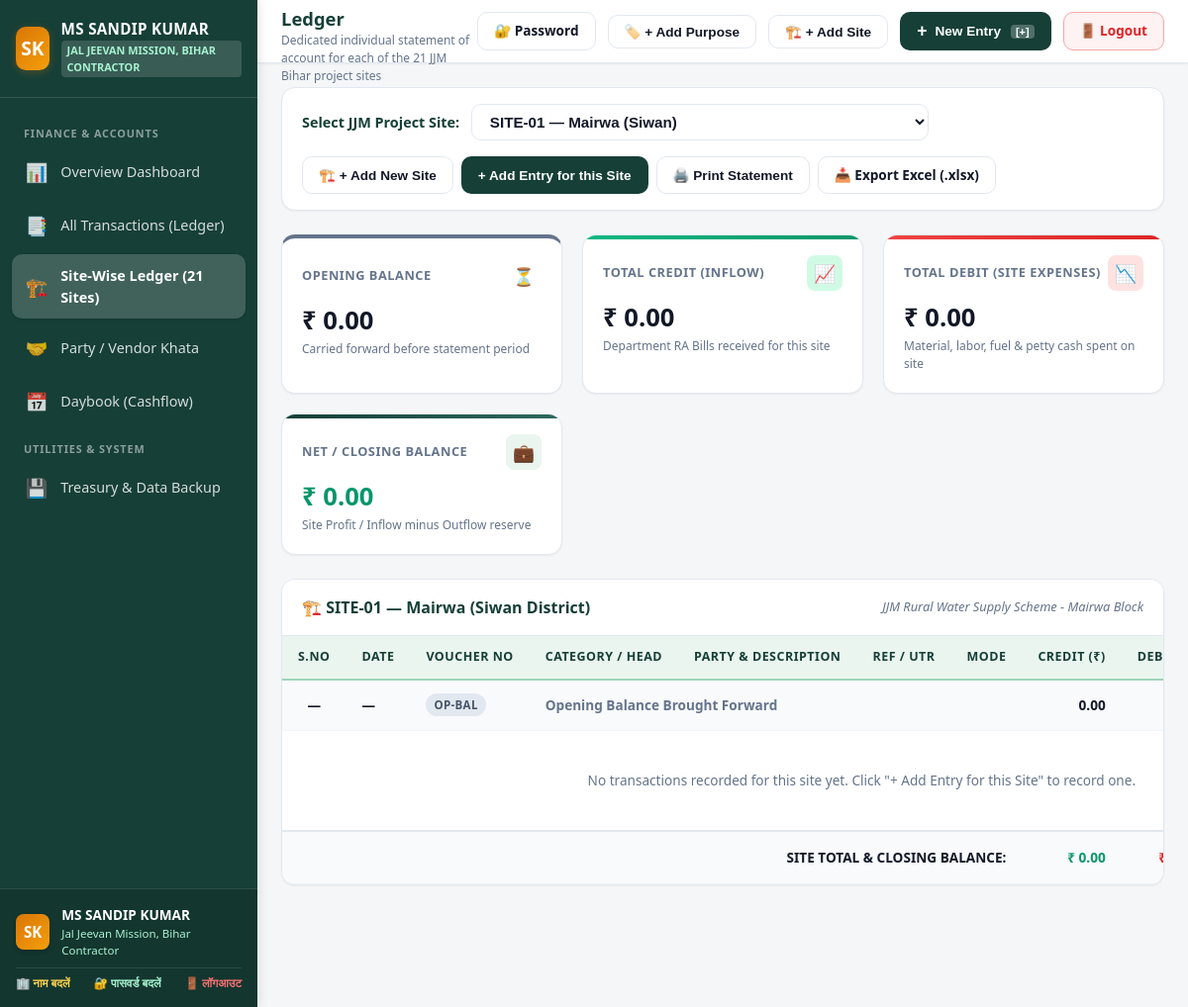
Screenshot of /site-ledger (signed in) with the database file from the repository.
### tables this page shows
CREATE TABLE firm_settings (
            key TEXT PRIMARY KEY,
            value TEXT NOT NULL
        );

CREATE TABLE sites (
            id INTEGER PRIMARY KEY AUTOINCREMENT,
            code TEXT UNIQUE NOT NULL,
            name TEXT NOT NULL,
            district TEXT,
            description TEXT,
            is_active INTEGER DEFAULT 1,
            created_at TIMESTAMP DEFAULT CURRENT_TIMESTAMP
        );

### app.py (the view)
@app.route('/site-ledger')
@login_required
def site_ledger_view():
    all_sites = models.get_all_sites()
    selected_site_id = request.args.get('site_id')
    if not selected_site_id and all_sites:
        selected_site_id = all_sites[1]['id'] if len(all_sites) > 1 else all_sites[0]['id'] # default to SITE-01
    else:
        selected_site_id = int(selected_site_id)
    ledger_data = models.get_site_ledger(selected_site_id)
    return render_template(
        'site_ledger.html',
        active_page='site_ledger',
        all_sites=all_sites,
        selected_site_id=selected_site_id,
        ledger_data=ledger_data
    )

### templates/site_ledger.html (shortened to what this page needs)
{% extends "base.html" %}
{% block page_subtitle %}Dedicated individual statement of account for each of the 21 JJM Bihar project sites{% endblock %}
{% block content %}
<div class="filter-card">
    <div class="filter-group">
        <span class="form-label-inline" style="font-size:0.9rem; font-weight:700; color:var(--primary);">Select JJM Project Site:</span>
        <select id="siteLedgerSelect" class="form-control" style="font-size:0.95rem; font-weight:600; min-width:320px;" onchange="changeSiteLedger(this.value)">
            {% for s in all_sites %}
                <option value="{{ s.id }}" {% if selected_site_id|string == s.id|string %}selected{% endif %}>
                    {{ s.code }} — {{ s.name }} ({{ s.district }})
                </option>
            {% endfor %}
        </select>
    </div>
    <div style="display:flex; gap:0.5rem; flex-wrap:wrap;">
        <button type="button" class="btn btn-outline" onclick="openSiteModal()">
            <span>🏗️ + Add New Site</span>
        </button>
        <button type="button" class="btn btn-primary" onclick="openNewEntryForSite({{ selected_site_id }})">
            <span>+ Add Entry for this Site</span>
        </button>
        <button type="button" class="btn btn-outline" onclick="triggerPrint()">
            <span>🖨️ Print Statement</span>
        </button>
        <a href="{{ url_for('export_site_ledger_view', site_id=selected_site_id) }}" class="btn btn-outline" title="Download Excel Statement">
            <span>📥 Export Excel (.xlsx)</span>
        </a>
    </div>
</div>
{% if ledger_data %}
<div class="kpi-grid">
    <div class="kpi-card" style="border-top: 4px solid #64748B;">
        <div class="kpi-header">
            <span class="kpi-title">Opening Balance</span>
            <div class="kpi-icon">⏳</div>
        </div>
        <div class="kpi-value">₹ {{ "{:,.2f}".format(ledger_data.opening_balance) }}</div>
        <div class="kpi-subtext">Carried forward before statement period</div>
    </div>
    <div class="kpi-card card-credit">
        <div class="kpi-header">
            <span class="kpi-title">Total Credit (Inflow)</span>
            <div class="kpi-icon">📈</div>
        </div>
        <div class="kpi-value">₹ {{ "{:,.2f}".format(ledger_data.total_credit) }}</div>
        <div class="kpi-subtext">Department RA Bills received for this site</div>
    </div>
    <div class="kpi-card card-debit">
        <div class="kpi-header">
            <span class="kpi-title">Total Debit (Site Expenses)</span>
            <div class="kpi-icon">📉</div>
        </div>
        <div class="kpi-value">₹ {{ "{:,.2f}".format(ledger_data.total_debit) }}</div>
        <div class="kpi-subtext">Material, labor, fuel & petty cash spent on site</div>
    </div>
    <div class="kpi-card card-net">
        <div class="kpi-header">
            <span class="kpi-title">Net / Closing Balance</span>
            <div class="kpi-icon">💼</div>
        </div>
        <div class="kpi-value" style="color: {% if ledger_data.closing_balance >= 0 %}var(--success){% else %}var(--danger){% endif %};">
            ₹ {{ "{:,.2f}".format(ledger_data.closing_balance) }}
        </div>
        <div class="kpi-subtext">Site Profit / Inflow minus Outflow reserve</div>
    </div>
</div>
<div class="table-card">
    <div class="table-card-header">
        <div class="table-card-title">
            <span>🏗️ {{ ledger_data.site.code }} — {{ ledger_data.site.name }} ({{ ledger_data.site.district }} District)</span>
        </div>
        <span style="font-size:0.8rem; color:var(--text-muted); font-style:italic;">
            {{ ledger_data.site.description }}
        </span>
    </div>
    <div class="table-responsive">
        <table class="data-table">
            <thead>
                <tr>
                    <th>S.No</th>
                    <th>Date</th>
                    <th>Voucher No</th>
                    <th>Category / Head</th>
                    <th>Party & Description</th>
                    <th>Ref / UTR</th>
                    <th>Mode</th>
                    <th style="text-align:right;">Credit (₹)</th>
                    <th style="text-align:right;">Debit (₹)</th>
                </tr>
            </thead>
            <tbody>
                <tr style="background-color: #F8FAFC; font-weight:600;">
                    <td style="text-align:center;">—</td>
                    <td>—</td>
                    <td><span class="badge" style="background:#E2E8F0; color:#475569;">OP-BAL</span></td>
                    <td colspan="4" style="color:#64748B;">Opening Balance Brought Forward</td>
                    <td style="text-align:right;">0.00</td>
                    <td style="text-align:right;">0.00</td>
                </tr>
                {% for tx in ledger_data.transactions %}
                <tr>
                    <td style="color:var(--text-muted); text-align:center;">{{ loop.index }}</td>
                    <td>{{ tx.tx_date }}</td>
                    <td>
                        <a href="{{ url_for('voucher_view', tx_id=tx.id) }}" style="font-weight:700; color:var(--primary);" title="Print Voucher">
                            {{ tx.voucher_no }} 🖨️
                        </a>
                    </td>
                    <td>{{ tx.category }}</td>
                    <td>
                        <strong>{{ tx.party_name }}</strong>
                        {% if tx.narration %}
                        <div style="font-size:0.75rem; color:var(--text-muted);">{{ tx.narration }}</div>
                        {% endif %}
                    </td>
                    <td>{{ tx.reference_no or '—' }}</td>
                    <td><span class="badge badge-mode">{{ tx.payment_mode }}</span></td>
                    <td style="text-align:right;">
                        {% if tx.credit_amt > 0 %}
                        <span class="amount-credit">+ ₹ {{ "{:,.2f}".format(tx.credit_amt) }}</span>
                        {% else %}
                        —
                        {% endif %}
                    </td>
                    <td style="text-align:right;">
                        {% if tx.debit_amt > 0 %}
                        <span class="amount-debit">- ₹ {{ "{:,.2f}".format(tx.debit_amt) }}</span>
                        {% else %}
                        —
                        {% endif %}
                    </td>
                    <td style="text-align:right; font-weight:bold; color: {% if tx.running_balance >= 0 %}var(--success){% else %}var(--danger){% endif %};">
                        ₹ {{ "{:,.2f}".format(tx.running_balance) }}
                    </td>
                    <td style="text-align:center; white-space:nowrap;">
                        <a href="{{ url_for('voucher_view', tx_id=tx.id) }}" class="btn btn-outline btn-sm" title="Print Voucher">🖨️</a>
                        <button type="button" class="btn btn-outline btn-sm" onclick="duplicateTransaction({{ tx.id }})" title="Duplicate / Copy Entry">📋</button>
                        <button type="button" class="btn btn-outline btn-sm" onclick="openEditTransaction({{ tx.id }})" title="Edit">✏️</button>
                        <button type="button" class="btn btn-danger btn-sm" onclick="deleteTransaction({{ tx.id }}, '{{ tx.voucher_no }}')" title="Delete Entry">🗑️</button>
                    </td>
                </tr>
                {% else %}
                <tr>
                    <td colspan="11" style="text-align:center; padding: 2.5rem; color:var(--text-muted);">
                        No transactions recorded for this site yet. Click "+ Add Entry for this Site" to record one.
                    </td>
                </tr>
                {% endfor %}
            </tbody>
            <tfoot>
                <tr>
                    <td colspan="7" style="text-align:right; font-weight:bold;">SITE TOTAL & CLOSING BALANCE:</td>
                    <td style="text-align:right; font-weight:bold; color:var(--success);">
                        ₹ {{ "{:,.2f}".format(ledger_data.total_credit) }}
                    </td>
                    <td style="text-align:right; font-weight:bold; color:var(--danger);">
                    </td>
                </tr>
            </tfoot>
        </table>
    </div>
</div>
{% endif %}
{% endblock %}

### templates/base.html (shortened to what this page needs)
<!DOCTYPE html>
<html lang="en">
<head>
    <link rel="stylesheet" href="{{ url_for('static', filename='css/style.css') }}?v=20261105_mobile3">
</head>
<body>
    <div class="app-wrapper">
        <aside class="app-sidebar">
            <div class="sidebar-brand">
                <div class="brand-icon">{{ logo_initials }}</div>
                <div class="brand-info">
                    <h1>{{ firm_name }}</h1>
                    <span class="brand-badge">{{ firm_subtitle }}</span>
                </div>
            </div>
            <nav class="sidebar-nav">
                <div class="nav-section-title">Finance & Accounts</div>
                <a href="{{ url_for('dashboard') }}" class="nav-item {% if active_page == 'dashboard' %}active{% endif %}">
                    <span class="nav-icon">📊</span>
                    <span>Overview Dashboard</span>
                </a>
                <a href="{{ url_for('transactions_view') }}" class="nav-item {% if active_page == 'transactions' %}active{% endif %}">
                    <span class="nav-icon">📑</span>
                    <span>All Transactions (Ledger)</span>
                </a>
                <a href="{{ url_for('site_ledger_view') }}" class="nav-item {% if active_page == 'site_ledger' %}active{% endif %}">
                    <span class="nav-icon">🏗️</span>
                    <span>Site-Wise Ledger (21 Sites)</span>
                </a>
                <a href="{{ url_for('party_khata_view') }}" class="nav-item {% if active_page == 'party_khata' %}active{% endif %}">
                    <span class="nav-icon">🤝</span>
                    <span>Party / Vendor Khata</span>
                </a>
                <a href="{{ url_for('daybook_view') }}" class="nav-item {% if active_page == 'daybook' %}active{% endif %}">
                    <span class="nav-icon">📅</span>
                    <span>Daybook (Cashflow)</span>
                </a>
                <div class="nav-section-title">Utilities & System</div>
                <a href="{{ url_for('treasury_backup_view') }}" class="nav-item {% if active_page == 'backup' %}active{% endif %}">
                    <span class="nav-icon">💾</span>
                    <span>Treasury & Data Backup</span>
                </a>
            </nav>
            <div class="sidebar-footer">
                <div style="display:flex; align-items:center; gap:0.75rem;">
                    <div style="width:36px; height:36px; border-radius:8px; background:linear-gradient(135deg, #D97706, #F59E0B); display:flex; align-items:center; justify-content:center; font-weight:800; font-size:0.95rem; color:#FFF; box-shadow:0 2px 4px rgba(0,0,0,0.2);">
                        {{ logo_initials }}
                    </div>
                    <div>
                        <div style="font-size:0.85rem; font-weight:700; color:#FFFFFF;">{{ firm_name }}</div>
                        <div style="font-size:0.72rem; color:#A7F3D0;">{{ firm_subtitle }}</div>
                    </div>
                </div>
                <div style="margin-top: 8px; padding-top: 6px; border-top: 1px solid rgba(255,255,255,0.1); font-size: 0.72rem; display: flex; justify-content: space-between; flex-wrap: wrap; gap: 4px;">
                    <a href="javascript:void(0)" onclick="openEditFirmModal()" style="color: #FCD34D; text-decoration: none; font-weight: 600;" title="फ़र्म का नाम बदलें">🏢 नाम बदलें</a>
                    <a href="{{ url_for('change_password_view') }}" style="color: #A7F3D0; text-decoration: none; font-weight: 600;">🔐 पासवर्ड बदलें</a>
                    <a href="{{ url_for('logout') }}" style="color: #F87171; text-decoration: none; font-weight: 600;">🚪 लॉगआउट</a>
                </div>
            </div>
        </aside>
        <div class="app-main">
            <header class="app-header">
                <div class="header-left">
                    <div class="page-headline">
                        <h2>{% block page_title %}Finance Management{% endblock %}</h2>
                        <p>{% block page_subtitle %}Jal Jeevan Mission, Bihar Infrastructure Works{% endblock %}</p>
                    </div>
                </div>
                <div class="header-right">
                    <a href="{{ url_for('change_password_view') }}" class="btn btn-outline" id="btnChangePassword" title="पोर्टल पासवर्ड बदलें / Change Password">
                        <span>🔐 Password</span>
                    </a>
                    <button type="button" class="btn btn-outline" id="btnOpenAddCategory" onclick="openCategoryModal()" title="Shortcut: Alt+P">
                        <span>🏷️ + Add Purpose</span>
                    </button>
                    <button type="button" class="btn btn-outline" id="btnOpenAddSite" title="Shortcut: Alt+S">
                        <span>🏗️ + Add Site</span>
                    </button>
                    <button type="button" class="btn btn-primary" id="btnNewTransaction" title="Shortcut: Press + or Alt+N">
                        <span style="font-size: 1.1rem; font-weight: bold;">+</span>
                        <span>New Entry</span>
                        <span style="font-size: 0.68rem; background: rgba(255,255,255,0.25); padding: 1px 5px; border-radius: 4px; margin-left: 2px;">[+]</span>
                    </button>
                    <a href="{{ url_for('logout') }}" class="btn btn-outline" style="border-color:#FCA5A5; color:#DC2626; background:#FEF2F2;" title="लॉगआउट / Logout">
                        <span>🚪 Logout</span>
                    </a>
                </div>
            </header>
            <div class="page-content">
                {% block content %}{% endblock %}
            </div>
        </div>
    </div>
</body>
</html>

### rows the page displays
firm_settings: value "SK"
firm_settings: value "MS SANDIP KUMAR"
firm_settings: value "JAL JEEVAN MISSION, BIHAR CONTRACTOR", value "Jal Jeevan Mission, Bihar Contractor"
sites: site.code "SITE-01", site.name "Mairwa", site.district "Siwan", site.description "JJM Rural Water Supply Scheme - Mairwa Block"

### other values shown
{{ "{:,.2f}".format(ledger_data.opening_balance) }} "0.00"
{{ "{:,.2f}".format(ledger_data.total_credit) }} "0.00"
{{ "{:,.2f}".format(ledger_data.total_debit) }} "0.00"
{{ "{:,.2f}".format(ledger_data.closing_balance) }} "0.00"
form field value "SITE-01 — Mairwa (Siwan)"
